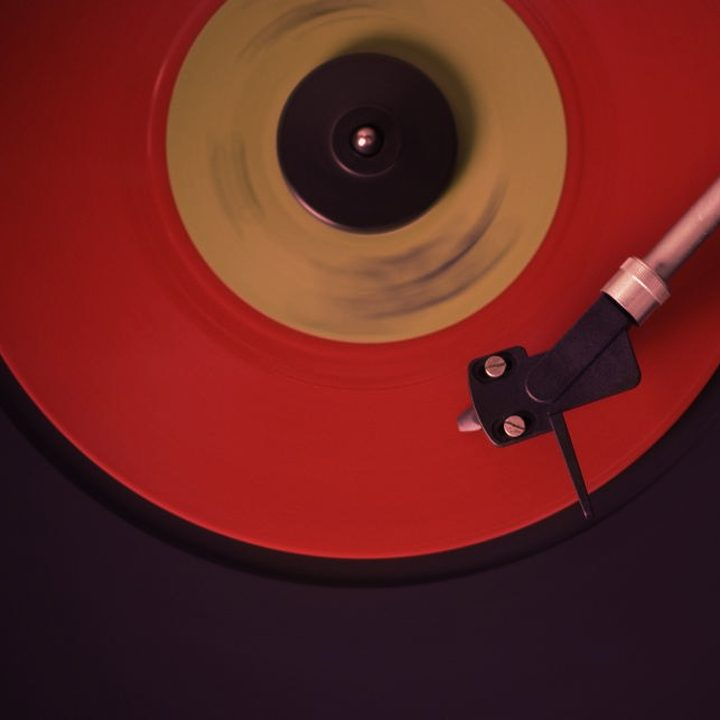
#> input picture poc/TEST_APP/Redwave/prototype/img/onb-1.jpg, 720 x 720 px, found by its file name; the run also reads 1 picture not shown here
$ python make_textures.py
#> lines starting #> are read from the running program, lines starting #| are printed output that depends on the picture; pictures that were not available may be replaced by others from this repository, and a replacement may not be noted
# Великі текстури Redwave для LibGDX (assets/textures/**), з фото прототипу (CC0, див. prototype/img/SOURCES.md).
# Запуск з теки Redwave:  python3 assets/textures/tools/make_textures.py
import math, os
from PIL import Image, ImageFilter, ImageEnhance, ImageDraw

SRC, OUT = 'prototype/img', 'assets/textures'

def save(im, path, q=84):
    p = os.path.join(OUT, path)
    if p.endswith('.png'): im.save(p, optimize=True)
    else: im.convert('RGB').save(p, quality=q, optimize=True, progressive=True)

# ── Онбординг: EnumTextureGroup("textures/onboarding", "onboarding", 3) ──────
for i in (1, 2, 3):
    save(Image.open(f'{SRC}/onb-{i}.jpg'), f'onboarding/onboarding_{i}.jpg')
#> in save, im is the input picture: PIL image 720x720 RGB; mean R, G, B 104.4, 35.9, 31.8

# ── Discover: банери підбірок 16:10 ─────────────────────────────────────────
for n in ('live', 'night', 'vinyl'):
    save(Image.open(f'{SRC}/feat-{n}.jpg'), f'discover/feat_{n}.jpg')

# ── Лаунчер: розмитий концерт, вже затемнений (як .ln-bg у прототипі) ────────
src = Image.open(f'{SRC}/onb-3.jpg').convert('RGB')
W, H = 540, 1170
s = max(W / src.width, H / src.height)
#> s = 1.62
im = src.resize((math.ceil(src.width * s), math.ceil(src.height * s)), Image.LANCZOS)
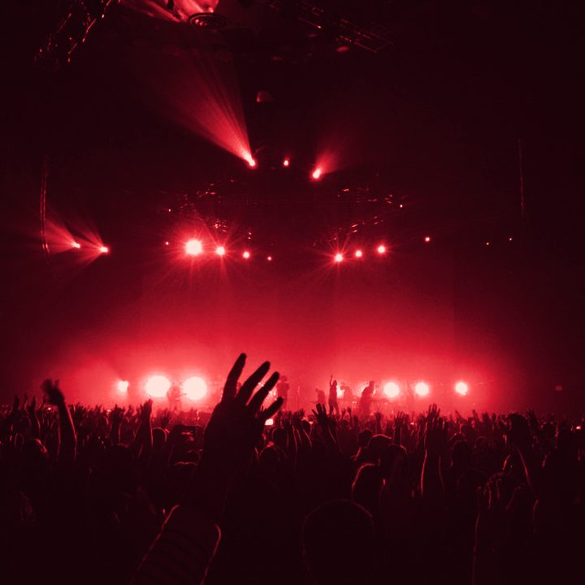
#> im: PIL image 1170x1170 RGB (shown at 1/2 size); mean R, G, B 71.7, 11.3, 21.1
im = im.crop(((im.width - W) // 2, (im.height - H) // 2, (im.width - W) // 2 + W, (im.height - H) // 2 + H))
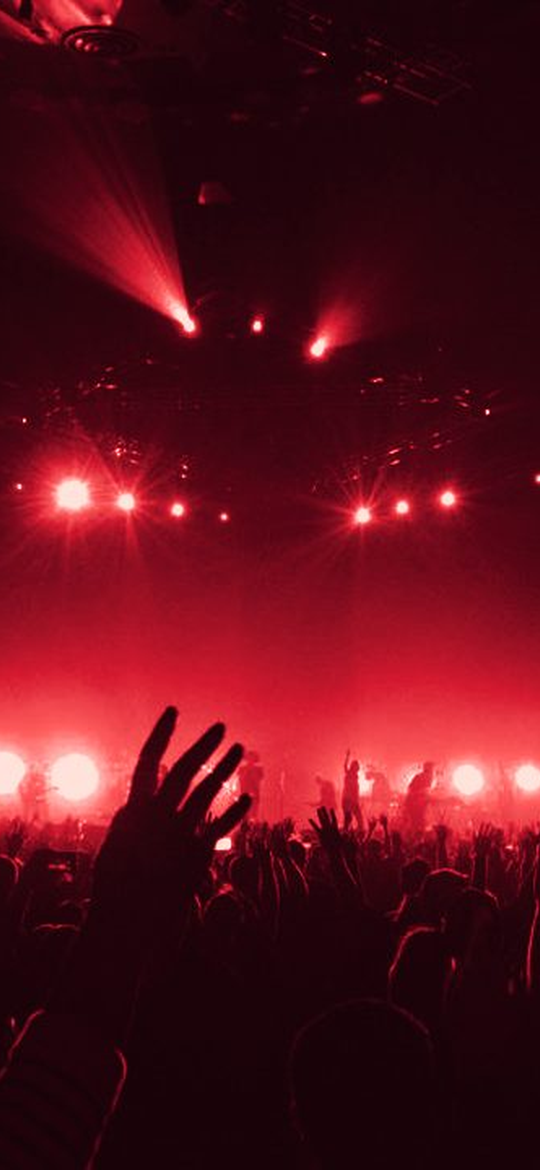
#> im: PIL image 540x1170 RGB; mean R, G, B 88.3, 15.7, 26.2
im = ImageEnhance.Color(im.filter(ImageFilter.GaussianBlur(16))).enhance(1.2)
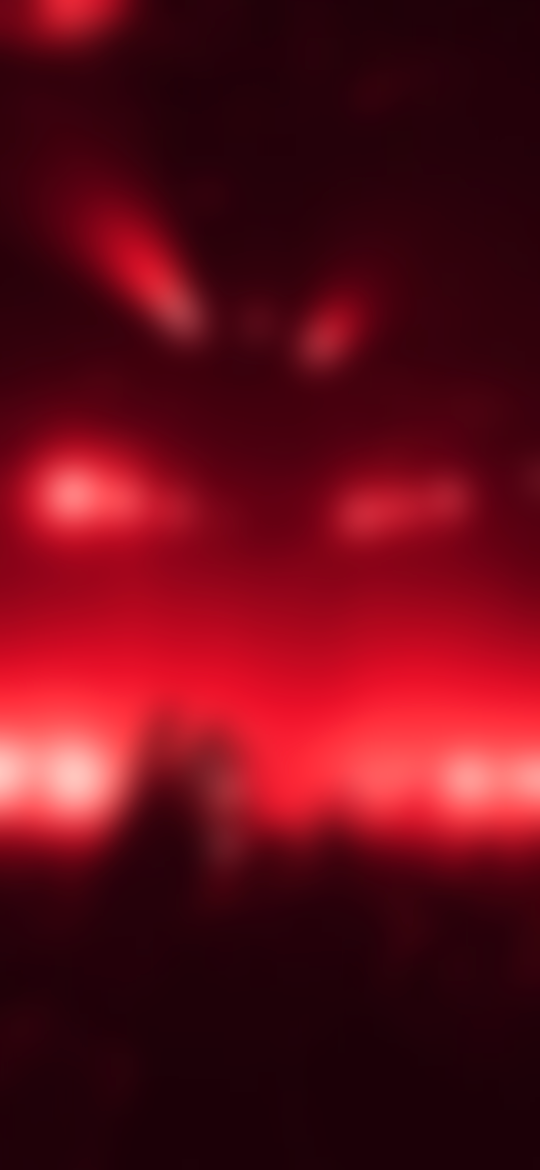
#> im: PIL image 540x1170 RGB; mean R, G, B 97.4, 10.7, 23.3
shade = Image.new('L', (1, H))
for y in range(H): shade.putpixel((0, y), int(255 * (0.35 + 0.40 * y / (H - 1))))
im = Image.composite(Image.new('RGB', (W, H), (8, 4, 5)), im, shade.resize((W, H)))
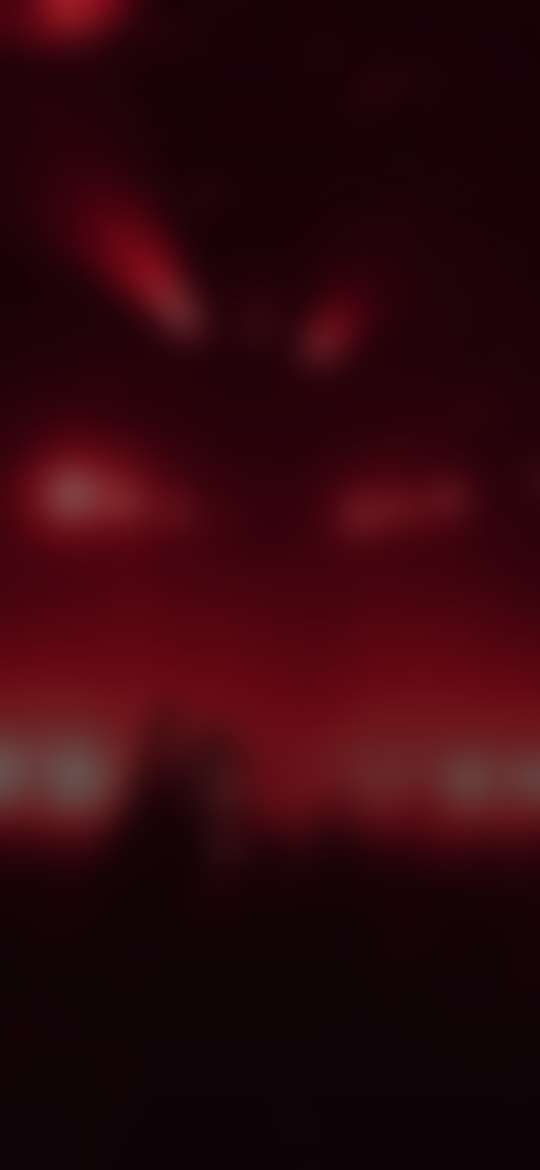
#> im: PIL image 540x1170 RGB; mean R, G, B 48, 6.6, 13
save(im, 'launcher/launcher_bg.jpg', 82)

# ── FX: біле радіальне світіння (тонується червоним) і вертикальний фейд ─────
N = 256
glow = Image.new('L', (N, N))
#> glow: PIL image 256x256 L; every value is 0
for y in range(N):
    for x in range(N):
        d = math.hypot(x - N / 2 + .5, y - N / 2 + .5) / (N / 2)
        glow.putpixel((x, y), int(255 * max(0.0, 1 - d) ** 2.2))
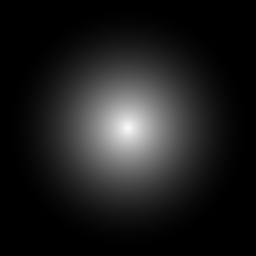
#> glow: PIL image 256x256 L; min 0, max 251, mean 29.4
white = Image.new('RGBA', (N, N), (255, 255, 255, 0)); white.putalpha(glow)
save(white, 'fx/glow_radial.png')

fade = Image.new('RGBA', (4, 256), (255, 255, 255, 0))
for y in range(256):
    for x in range(4): fade.putpixel((x, y), (255, 255, 255, int(255 * (y / 255) ** 1.4)))
save(fade, 'fx/fade_vertical.png')   # 0 зверху → 1 знизу; тонувати кольором фону
print('ok')
